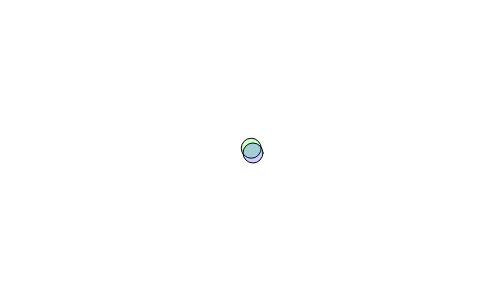
Frame 1 (no input)
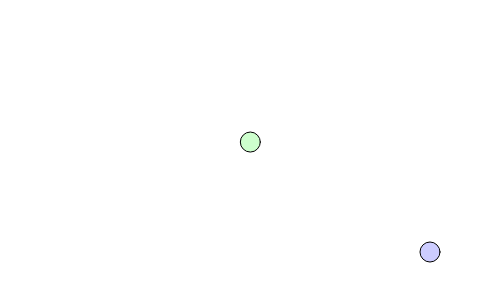
Frame 60 (no input)
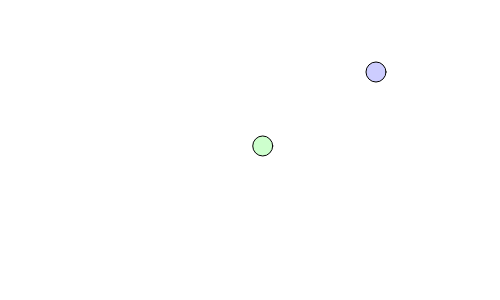
Frame 120 (the mouse pressed at the canvas centre since frame 60)

The p5.js sketch that drew these frames (run headless with seeded random() and noise() and a simulated clock; from frame 60 on, the mouse is pressed at the canvas centre):

// p5.js sketch
// ── sketch.js
// Learning Processing
// Daniel Shiffman
// http://www.learningprocessing.com
// Adapted for P5JS by Chandru Narayan
// Bush School
// Example: Two Bubble objects

let myBubble1, myBubble2; // Two bubble objects!
let rad = 10; // radius of 20 pixels
let dir = 1;
function setup() {
  createCanvas(500, 300);
  myBubble1 = new Bubble(color(0, 255, 0, 50), width/2, height/2, dir, dir, 3, 3); // Parameters go inside the parentheses when the object is constructed.
  myBubble2 = new Bubble(color(0, 0, 255, 50), width/2, height/2, dir, dir, 3, 3);
}

function draw() {
  background(255);
  myBubble1.jitter();
  myBubble1.display();
  myBubble2.move();
  myBubble2.display();
}
/*
class Bubble { // Even though there are multiple objects, we still only need one class. No matter how many cookies we make, only one cookie cutter is needed.Isn’t object-oriented programming swell?
  color c;
  float xpos;
  float ypos;
  float xspd;
*/

function Bubble(tempC, tempXpos, tempYpos, tempXdir, tempYdir, tempXspd, tempYspd) { // The Constructor is defined with arguments.
  this.c = tempC;
  this.xpos = tempXpos;
  this.ypos = tempYpos;
  this.xspd = tempXspd;
  this.yspd = tempYspd;
  this.xdir = tempXdir;
  this.ydir = tempYdir;

  this.display = function() {
    stroke(0);
    fill(this.c);
    rectMode(CENTER);
    ellipseMode(RADIUS);
    ellipse(this.xpos, this.ypos, rad);
  }

  this.move = function() {
    this.xpos += this.xspd * this.xdir;
    this.ypos += this.yspd * this.ydir;

    if (this.xpos > width - rad || this.xpos < rad) {
      this.xdir *= -1;
    }
    if (this.ypos > height - rad || this.ypos < rad) {
      this.ydir *= -1;
    }
  }

  this.jitter = function() {
    this.xpos += random(-this.xspd, this.xspd);
    this.ypos += random(-this.yspd, this.yspd);

    if (this.xpos > width - rad) {
      this.xpos = width;
    } else if (this.ypos > height - rad) {
      this.ypos = 0;
    }
  }
}
